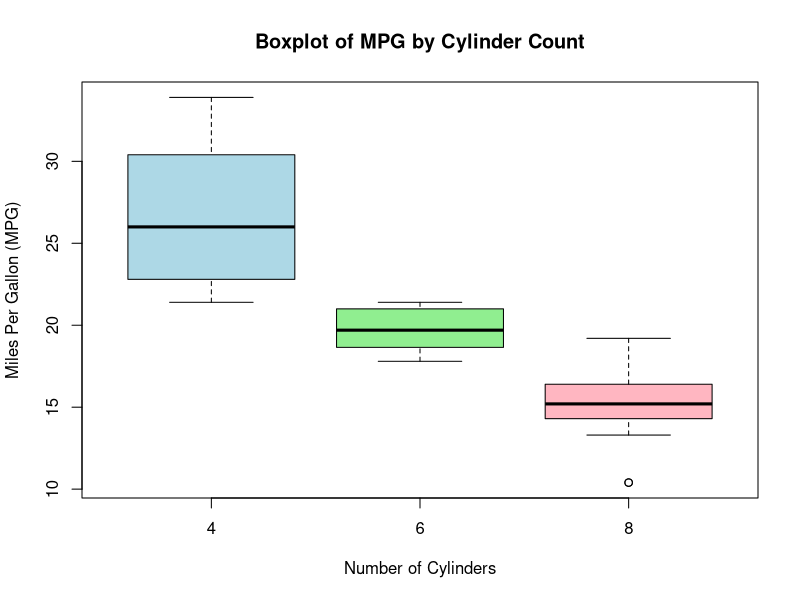

This chart was generated by the following R code:
# data analysis script

# load dataset from the base R
data("mtcars")

# view the structure of the dataset
str(mtcars)

# summary statistics of the dataset
summary(mtcars)

#anova to see if there is a significant difference in mpg based on the number of cylinders
anova_result <- lm(mpg ~ as.factor(cyl), data = mtcars)
summary(anova_result)

#plot the boxplot for mpg and cyl
boxplot(mtcars$mpg ~ mtcars$cyl,
        main = "Boxplot of MPG by Cylinder Count",
        xlab = "Number of Cylinders",
        ylab = "Miles Per Gallon (MPG)",
        col = c("lightblue", "lightgreen", "lightpink"))
